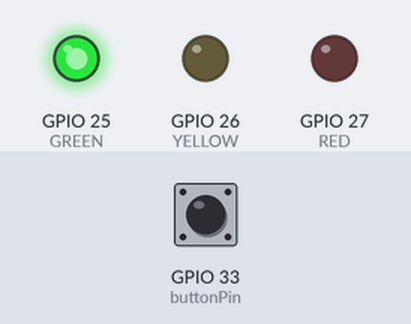
This sketch was run on a simulated ESP32. On the bench: output pins drawn as LEDs (lit = HIGH). The test bench sets the inputs (shaded band); at power-on: GPIO 33 (buttonPin) LOW. What the sketch prints to the serial monitor is not drawn.

Above: at 1.2 s.
1.3 s: GPIO 33 (buttonPin) pulled HIGH for 0.15 s
At 2.2 s:
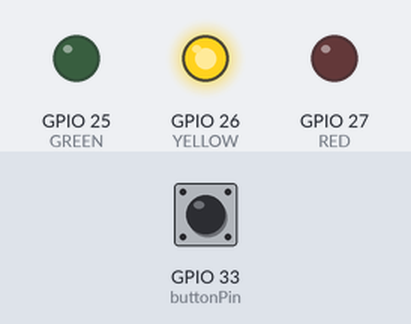
At 4.0 s:
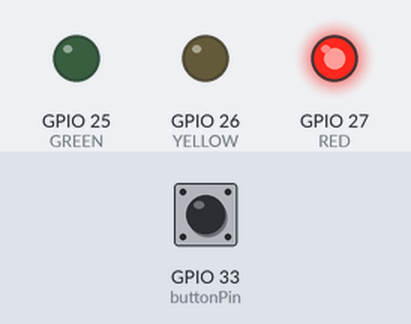
Timing chart, 0 to 12.9 s (numbered marks = the images above; inputs shaded):
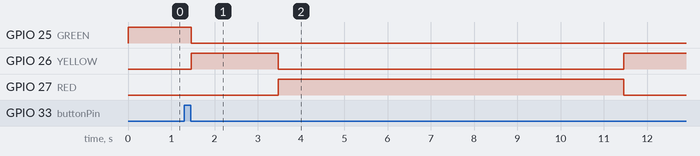

The sketch:

ESP32_Traffic_Light_Master.ino
```cpp
/*
  created 02 June 2026
  by Sooraj D S

  SLAVE ESP32:
  The Idea here is that this code represents the signal for pedestrians
  i.e, if they can cross the road or not,

  MASTER ESP32:
  The Master Node controls the main traffic light of vehicles which are moving
  When the user wants to cross the road, he/she can press the button(saved in MASTER code) and wait
  until there signal becomes GREEN(done by slave) at same time the signal for the moving traffic
  becomes RED(done by master)

  ----------This below given is ESP 32 MASTER CODE----------------------
  This is a traffic lighting system that works independently and control
  the slave ESP32
*/

// constants won't change. They're used here to set pin numbers:
const int buttonPin = 33;  // the number of the pushbutton pin
const int RED = 27;    // the number of the LED pin
const int YELLOW = 26;
const int GREEN = 25;
// Define TX and RX pins for UART (change if needed)
#define TXD1 19
#define RXD1 21

// Use Serial1 for UART communication, creating an instance mySerial();
HardwareSerial mySerial(1);

// variables will change:
int buttonState = 0;  // variable for reading the pushbutton status
int ledState = HIGH;        // the current state of the output pin
int lastButtonState = LOW;  // the previous reading from the input pin
unsigned long startTime = 0;
unsigned long currentTime = 0;
int sequenceRunning = 0;  //true or false

// the following variables are unsigned longs because the time, measuRED in
// milliseconds, will quickly become a bigger number than can be stoRED in an int.
unsigned long lastDebounceTime = 0;  // the last time the output pin was toggled
unsigned long debounceDelay = 50;    // the debounce time; increase if the output flickers
unsigned long lightDelay = 2000;    // Time between each light change 2 seconds

void setup() {
  Serial.begin(115200);
  mySerial.begin(9600, SERIAL_8N1, RXD1, TXD1);  // UART setup
  Serial.println("ESP32 UART Transmitter (MASTER)");
  // initialize the LED pin as an output:
  pinMode(RED, OUTPUT);
  pinMode(YELLOW, OUTPUT);
  pinMode(GREEN, OUTPUT);
  // initialize the pushbutton pin as an input:
  pinMode(buttonPin, INPUT);
}

void buttonDebounce(int reading)
{
  if (reading != lastButtonState) {
    // reset the debouncing timer
    lastDebounceTime = millis();
  }

  if ((millis() - lastDebounceTime) > debounceDelay) {
    // whatever the reading is at, it's been there for longer than the debounce
    // delay, so take it as the actual current state:

    // if the button state has changed:
    if (reading != buttonState) {
      buttonState = reading;
    }
  }
}
/*---------Available MESSAGES-----------------/
|       Master     | Slave  |
|------------------|--------|
| GREEN (No Timer) | RED    |
| YELLOW (t<2000)  | RED    |

| RED_1  (t<4000)  | YELLOW |
| RED_2  (t<6000)  | GREEN  |
| RED_1  (t<8000)  | YELLOW |
| RED_3  (t<10000) | RED    |

| YELLOW (t<12000) | RED    |
| GREEN  (No Timer)| RED    |
*/
void trafficLightMaster(String command)
{
  //First two condition checks if buttonState changed and sequenceRunning == 0 ensures the timer doesnt reset every time the button is pressed
  //command == "STOP" can be used to override the button press logic
  if((buttonState == HIGH && lastButtonState == LOW && sequenceRunning == 0) || command == "STOP")
  {
      startTime = millis();
      sequenceRunning = 1;
  }
  // If the buttonState is changed sequenceRunning will be 1
  if (sequenceRunning == 0) {
    //GREEN ON
    digitalWrite(RED, LOW);
    digitalWrite(YELLOW, LOW);
    digitalWrite(GREEN, HIGH);
    mySerial.println(String("GREEN"));

  }
  else if (sequenceRunning == 1)
  {
    currentTime = millis();   //updating the current time
    if( currentTime-startTime < 2000){
      //YELLOW ON
      digitalWrite(RED, LOW);
      digitalWrite(YELLOW, HIGH);
      digitalWrite(GREEN, LOW);
      mySerial.println(String("YELLOW"));
    }
    else if( currentTime-startTime < 4000){
      //RED ON
      digitalWrite(RED, HIGH);
      digitalWrite(YELLOW, LOW);
      digitalWrite(GREEN, LOW);
      mySerial.println(String("RED_1"));
    }
    else if( currentTime-startTime < 6000){
      //RED ON
      digitalWrite(RED, HIGH);
      digitalWrite(YELLOW, LOW);
      digitalWrite(GREEN, LOW);
      mySerial.println(String("RED_2"));
    }
    else if( currentTime-startTime < 8000){
      //RED ON
      digitalWrite(RED, HIGH);
      digitalWrite(YELLOW, LOW);
      digitalWrite(GREEN, LOW);
      mySerial.println(String("RED_1"));
    }
    else if( currentTime-startTime < 10000){
      //RED ON
      digitalWrite(RED, HIGH);
      digitalWrite(YELLOW, LOW);
      digitalWrite(GREEN, LOW);
      mySerial.println(String("RED_3"));
    }
    else if( currentTime-startTime < 12000){
      //YELLOW ON
      digitalWrite(RED, LOW);
      digitalWrite(YELLOW, HIGH);
      digitalWrite(GREEN, LOW);
      mySerial.println(String("YELLOW"));
    }
    else
    {
      //reset all the values to default value to show green signal
      startTime = currentTime;
      sequenceRunning = 0;
    }
  }
}

void loop() {
  // read the state of the pushbutton value:
  int reading = digitalRead(buttonPin);
  String command = "";
  //The second condition make sure the the serial reading doesnt interupt or restart the signal if it is already RED
  if (Serial.available() > 0 && sequenceRunning == 0) {
    command = Serial.readString();
    command.trim();
  }
  buttonDebounce(reading);
  trafficLightMaster(command);
  lastButtonState = reading;
}
```

Measured:
- after the input at 1.3 s, GPIO 25 (GREEN): HIGH → LOW after 0.16 s; GPIO 26 (YELLOW): LOW → HIGH after 0.16 s, → LOW 2.0 s later, → HIGH 8.0 s later; GPIO 27 (RED): LOW → HIGH after 2.2 s, → LOW 8.0 s later
